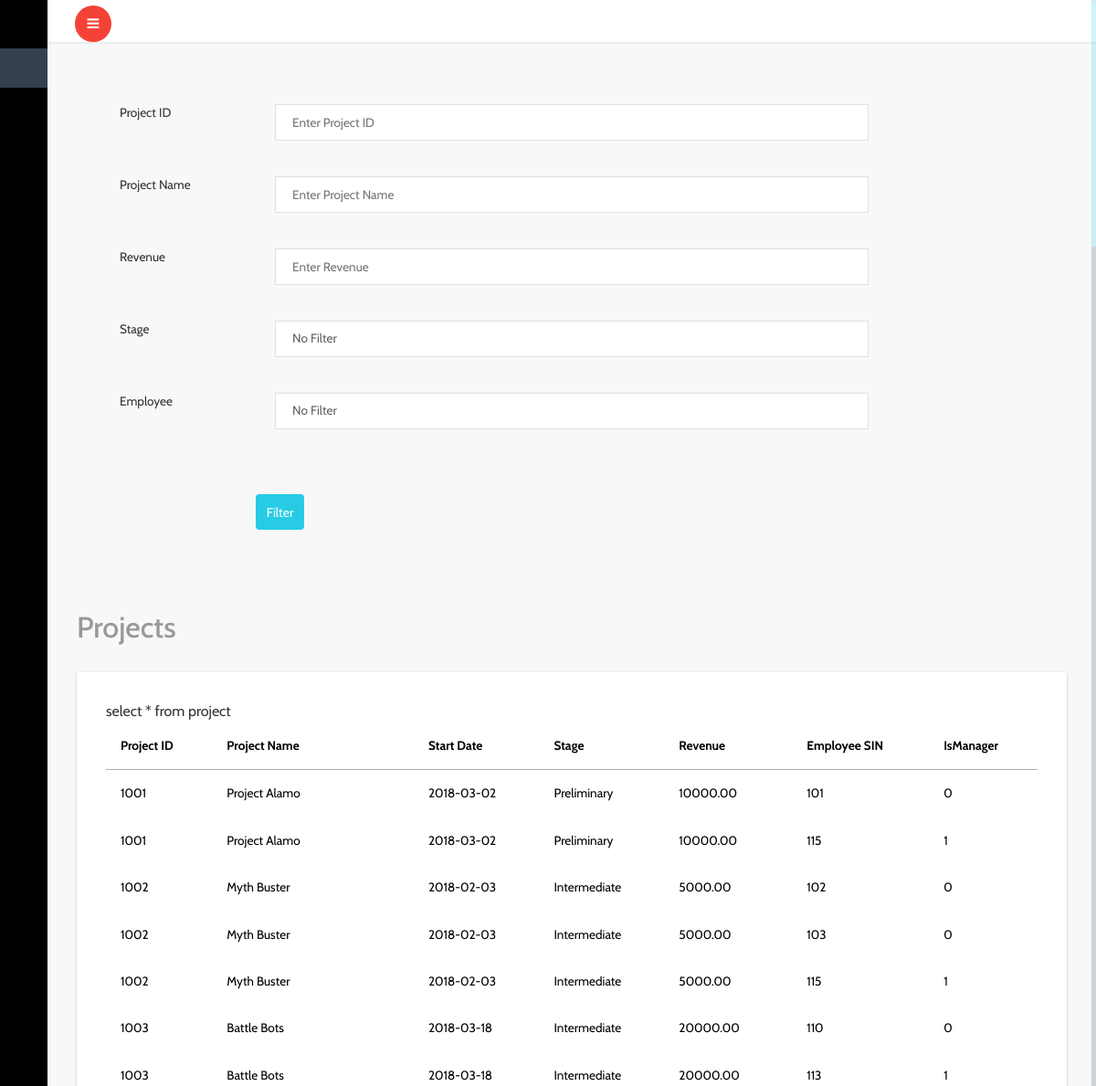
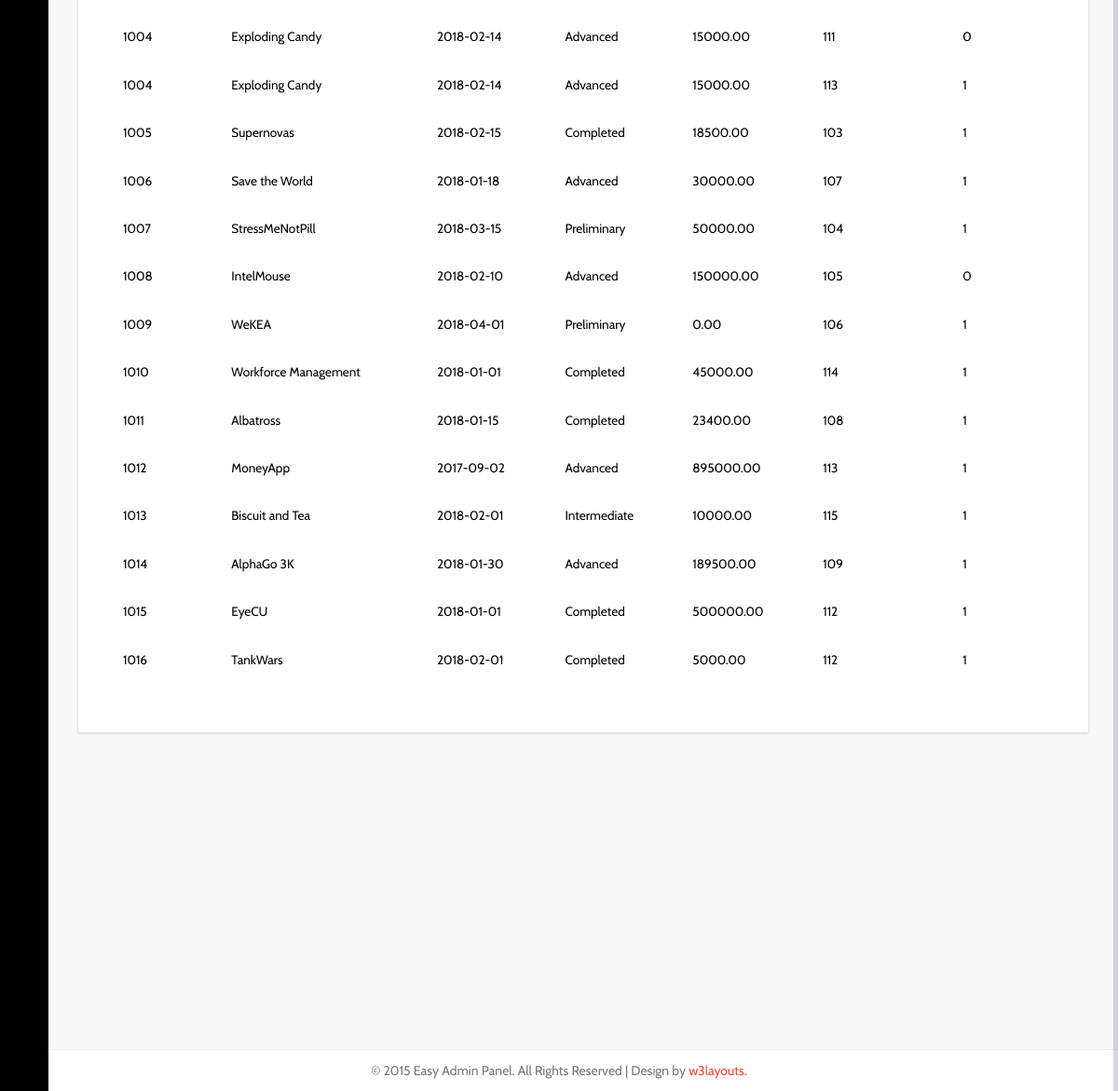
The page /projectTables.php on the database its author committed (2 pictures, top to bottom).
### tables this page shows
CREATE TABLE project(
    projectID INT NOT NULL,
    projectName VARCHAR(200) NOT NULL,
    SIN INT NOT NULL,
    startDate DATE,
    stage VARCHAR(20),
    revenue DECIMAL(8, 2),
    employeeIsManager BOOLEAN DEFAULT 0,
    CONSTRAINT `Emp_SIN` FOREIGN KEY (SIN) REFERENCES employee(SIN)
    ON DELETE CASCADE ON UPDATE CASCADE,
    PRIMARY KEY(projectID, projectName, SIN)
);

### web/projectTables.php (the view, shortened to what this page needs)
<!DOCTYPE HTML>
<html>
<head>
<?php
    include 'db.php';
    include 'config.php';
?>
<link href="css/bootstrap.min.css" rel='stylesheet' type='text/css' />
<link href="css/style.css" rel='stylesheet' type='text/css' />
<link href="css/font-awesome.css" rel="stylesheet">
<link rel="stylesheet" href="css/icon-font.min.css" type='text/css' />
<link href="css/animate.css" rel="stylesheet" type="text/css" media="all">
</head>
 <body class="sticky-header left-side-collapsed"  onload="initMap()">
    <section>
		<div class="left-side sticky-left-side">
			<div class="logo-icon text-center">
				<a href="index.php"><i class="lnr lnr-home"></i> </a>
			</div>
			<div class="left-side-inner">
					<ul class="nav nav-pills nav-stacked custom-nav">
						<li class="active"><a href="index.php"><i class="lnr lnr-power-switch"></i><span>Dashboard</span></a></li>
            <li class="menu-list"><a href="#"><i class="lnr lnr-spell-check"></i> <span>Forms</span></a>
            </li>
						<li class="menu-list"><a href="#"><i class="lnr lnr-menu"></i> <span>Tables</span></a>
            </li>
					</ul>
			</div>
		</div>
		<div class="main-content main-content4">
			<div class="header-section">
			<a class="toggle-btn  menu-collapsed"><i class="fa fa-bars"></i></a>
			<div class="menu-right">
				<div class="user-panel-top">
					<div class="clearfix"></div>
				</div>
			  </div>
			</div>
            <div id="page-wrapper">
                <form method = "post" action = "<?php echo htmlspecialchars($_SERVER["PHP_SELF"]);?>">
                    <div class="form-group" id="page-wrapper">
						<label for="idinput" class="col-sm-2 control-label">Project ID</label>
						<div class="col-sm-8">
                            <input name="idFilter" type=" text" class="form-control1" id="idinput" placeholder="Enter Project ID">
						</div>
					</div>
                    <div class="form-group" id="page-wrapper">
						<label for="nameinput" class="col-sm-2 control-label">Project Name</label>
						<div class="col-sm-8">
                            <input name="nameFilter"type="text" class="form-control1" id="nameinput" placeholder="Enter Project Name">
						</div>
					</div>
                    <div class="form-group" id="page-wrapper">
						<label for="revenueinput" class="col-sm-2 control-label">Revenue</label>
						<div class="col-sm-8">
                            <input name="revenueFilter"type="text" class="form-control1" id="revenueinput" placeholder="Enter Revenue">
						</div>
					</div>
                    <div class="form-group" id="page-wrapper">
						<label for="selector1" class="col-sm-2 control-label">Stage</label>
						<div class="col-sm-8">
                            <select name="stagefilter" id="selector1" class="form-control1">
                                <option value = "" selected="selected">No Filter</option>
                            </select>
                        </div>
					</div>
                    <div class="form-group" id="page-wrapper">
						<label for="selector1" class="col-sm-2 control-label">Employee</label>
						<div class="col-sm-8">
                            <select name="employeefilter" id="selector1" class="form-control1">
                                <option value="" selected="selected">No Filter</option>
                            </select>
                        </div>
					</div>
                    <div id="page-wrapper"></div>
                   <div class="col-sm-8 col-sm-offset-2">
                        <input class="btn-success btn" type="submit" value="Filter">
                    </div>
                </form>
            </div>
            <div id="page-wrapper"></div>
			<div id="page-wrapper">
				<div class="graphs">
					<h3 class="blank1">Projects</h3>
					 <div class="xs tabls">
						<div class="bs-example4" data-example-id="contextual-table">
						<table class="table">
						  <thead>
							<tr>
							  <th>Project ID</th>
							  <th>Project Name</th>
                              <th>Start Date</th>
                              <th>Stage</th>
                              <th>Revenue</th>
                              <th>Employee SIN</th>
                              <th>IsManager</th>
							</tr>
						  </thead>
						  <tbody>
                            <?php
                                $query = "select * from project";
                                $result = mysqli_query($conn, $query);
                                if (mysqli_num_rows($result) > 0) {
                                    while($row = mysqli_fetch_assoc($result)) {
                                        echo "<tr class=''active''>";
                                        echo "<td>", $row["projectID"], "</td>";
                                        echo "<td>", $row["projectName"], "</td>";
                                        echo "<td>", $row["startDate"], "</td>";
                                        echo "<td>", $row["stage"], "</td>";
                                        echo "<td>", $row["revenue"], "</td>";
                                        echo "<td>", $row["SIN"], "</td>";
                                        echo "<td>", $row["employeeIsManager"], "</td>";
                                        echo "</tr>";
                                    }
                                }
                             ?>
						  </tbody>
						</table>
					   </div>
					</div>
				</div>
			</div>
		</div>
			<footer>
			   <p><?php echo $footer; ?></p>
			</footer>
	</section>
</body>
</html>

### rows shown on the page
project: projectID "1001", projectName "Project Alamo", startDate "2018-03-02", stage "Preliminary", revenue "10000.00", SIN "101", employeeIsManager "0"
project: projectID "1001", projectName "Project Alamo", startDate "2018-03-02", stage "Preliminary", revenue "10000.00", SIN "115", employeeIsManager "1"
project: projectID "1002", projectName "Myth Buster", startDate "2018-02-03", stage "Intermediate", revenue "5000.00", SIN "102", employeeIsManager "0"
project: projectID "1002", projectName "Myth Buster", startDate "2018-02-03", stage "Intermediate", revenue "5000.00", SIN "103", employeeIsManager "0"
project: projectID "1002", projectName "Myth Buster", startDate "2018-02-03", stage "Intermediate", revenue "5000.00", SIN "115", employeeIsManager "1"
project: projectID "1003", projectName "Battle Bots", startDate "2018-03-18", stage "Intermediate", revenue "20000.00", SIN "110", employeeIsManager "0"
project: projectID "1003", projectName "Battle Bots", startDate "2018-03-18", stage "Intermediate", revenue "20000.00", SIN "113", employeeIsManager "1"
project: projectID "1004", projectName "Exploding Candy", startDate "2018-02-14", stage "Advanced", revenue "15000.00", SIN "111", employeeIsManager "0"
project: projectID "1004", projectName "Exploding Candy", startDate "2018-02-14", stage "Advanced", revenue "15000.00", SIN "113", employeeIsManager "1"
project: projectID "1005", projectName "Supernovas", startDate "2018-02-15", stage "Completed", revenue "18500.00", SIN "103", employeeIsManager "1"
project: projectID "1006", projectName "Save the World", startDate "2018-01-18", stage "Advanced", revenue "30000.00", SIN "107", employeeIsManager "1"
project: projectID "1007", projectName "StressMeNotPill", startDate "2018-03-15", stage "Preliminary", revenue "50000.00", SIN "104", employeeIsManager "1"
project: projectID "1008", projectName "IntelMouse", startDate "2018-02-10", stage "Advanced", revenue "150000.00", SIN "105", employeeIsManager "0"
project: projectID "1009", projectName "WeKEA", startDate "2018-04-01", stage "Preliminary", revenue "0.00", SIN "106", employeeIsManager "1"
project: projectID "1010", projectName "Workforce Management", startDate "2018-01-01", stage "Completed", revenue "45000.00", SIN "114", employeeIsManager "1"
project: projectID "1011", projectName "Albatross", startDate "2018-01-15", stage "Completed", revenue "23400.00", SIN "108", employeeIsManager "1"
project: projectID "1012", projectName "MoneyApp", startDate "2017-09-02", stage "Advanced", revenue "895000.00", SIN "113", employeeIsManager "1"
project: projectID "1013", projectName "Biscuit and Tea", startDate "2018-02-01", stage "Intermediate", revenue "10000.00", SIN "115", employeeIsManager "1"
project: projectID "1014", projectName "AlphaGo 3K", startDate "2018-01-30", stage "Advanced", revenue "189500.00", SIN "109", employeeIsManager "1"
project: projectID "1015", projectName "EyeCU", startDate "2018-01-01", stage "Completed", revenue "500000.00", SIN "112", employeeIsManager "1"
project: projectID "1016", projectName "TankWars", startDate "2018-02-01", stage "Completed", revenue "5000.00", SIN "112", employeeIsManager "1"
